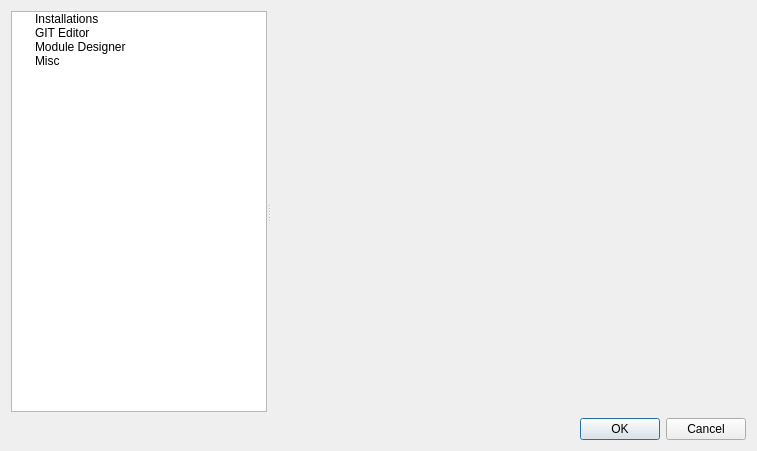
<?xml version="1.0" encoding="UTF-8"?>
<ui version="4.0">
 <class>Dialog</class>
 <widget class="QDialog" name="Dialog">
  <property name="geometry">
   <rect>
    <x>0</x>
    <y>0</y>
    <width>757</width>
    <height>451</height>
   </rect>
  </property>
  <property name="windowTitle">
   <string>Settings</string>
  </property>
  <layout class="QVBoxLayout" name="verticalLayout">
   <item>
    <widget class="QSplitter" name="splitter">
     <property name="orientation">
      <enum>Qt::Horizontal</enum>
     </property>
     <widget class="QTreeWidget" name="settingsTree">
      <property name="sizePolicy">
       <sizepolicy hsizetype="Expanding" vsizetype="Expanding">
        <horstretch>0</horstretch>
        <verstretch>0</verstretch>
       </sizepolicy>
      </property>
      <property name="headerHidden">
       <bool>true</bool>
      </property>
      <column>
       <property name="text">
        <string>1</string>
       </property>
      </column>
      <item>
       <property name="text">
        <string>Installations</string>
       </property>
      </item>
      <item>
       <property name="text">
        <string>GIT Editor</string>
       </property>
      </item>
      <item>
       <property name="text">
        <string>Module Designer</string>
       </property>
      </item>
      <item>
       <property name="text">
        <string>Misc</string>
       </property>
      </item>
     </widget>
     <widget class="QStackedWidget" name="settingsStack">
      <property name="sizePolicy">
       <sizepolicy hsizetype="Preferred" vsizetype="Preferred">
        <horstretch>1</horstretch>
        <verstretch>0</verstretch>
       </sizepolicy>
      </property>
      <property name="currentIndex">
       <number>0</number>
      </property>
      <widget class="QWidget" name="installationsPage">
       <layout class="QGridLayout" name="gridLayout_2">
        <item row="0" column="0">
         <widget class="InstallationsWidget" name="installationsWidget" native="true"/>
        </item>
       </layout>
      </widget>
      <widget class="QWidget" name="moduleDesignerPage">
       <layout class="QGridLayout" name="gridLayout_3">
        <item row="0" column="0">
         <widget class="ModuleDesignerWidget" name="moduleDesignerWidget" native="true"/>
        </item>
       </layout>
      </widget>
      <widget class="QWidget" name="miscPage">
       <layout class="QGridLayout" name="gridLayout">
        <item row="0" column="1">
         <widget class="MiscWidget" name="miscWidget" native="true"/>
        </item>
       </layout>
      </widget>
      <widget class="QWidget" name="gitEditorPage">
       <layout class="QGridLayout" name="gridLayout_4">
        <item row="0" column="0">
         <widget class="GITWidget" name="gitEditorWidget" native="true"/>
        </item>
       </layout>
      </widget>
     </widget>
    </widget>
   </item>
   <item>
    <widget class="QDialogButtonBox" name="buttonBox">
     <property name="orientation">
      <enum>Qt::Horizontal</enum>
     </property>
     <property name="standardButtons">
      <set>QDialogButtonBox::Cancel|QDialogButtonBox::Ok</set>
     </property>
    </widget>
   </item>
  </layout>
 </widget>
 <customwidgets>
  <customwidget>
   <class>MiscWidget</class>
   <extends>QWidget</extends>
   <header location="global">toolset.gui.widgets.settings.misc</header>
   <container>1</container>
  </customwidget>
  <customwidget>
   <class>InstallationsWidget</class>
   <extends>QWidget</extends>
   <header location="global">toolset.gui.widgets.settings.installations</header>
   <container>1</container>
  </customwidget>
  <customwidget>
   <class>ModuleDesignerWidget</class>
   <extends>QWidget</extends>
   <header location="global">toolset.gui.widgets.settings.module_designer</header>
   <container>1</container>
  </customwidget>
  <customwidget>
   <class>GITWidget</class>
   <extends>QWidget</extends>
   <header location="global">toolset.gui.widgets.settings.git</header>
   <container>1</container>
  </customwidget>
 </customwidgets>
 <resources/>
 <connections>
  <connection>
   <sender>buttonBox</sender>
   <signal>accepted()</signal>
   <receiver>Dialog</receiver>
   <slot>accept()</slot>
   <hints>
    <hint type="sourcelabel">
     <x>248</x>
     <y>254</y>
    </hint>
    <hint type="destinationlabel">
     <x>157</x>
     <y>274</y>
    </hint>
   </hints>
  </connection>
  <connection>
   <sender>buttonBox</sender>
   <signal>rejected()</signal>
   <receiver>Dialog</receiver>
   <slot>reject()</slot>
   <hints>
    <hint type="sourcelabel">
     <x>316</x>
     <y>260</y>
    </hint>
    <hint type="destinationlabel">
     <x>286</x>
     <y>274</y>
    </hint>
   </hints>
  </connection>
 </connections>
</ui>
